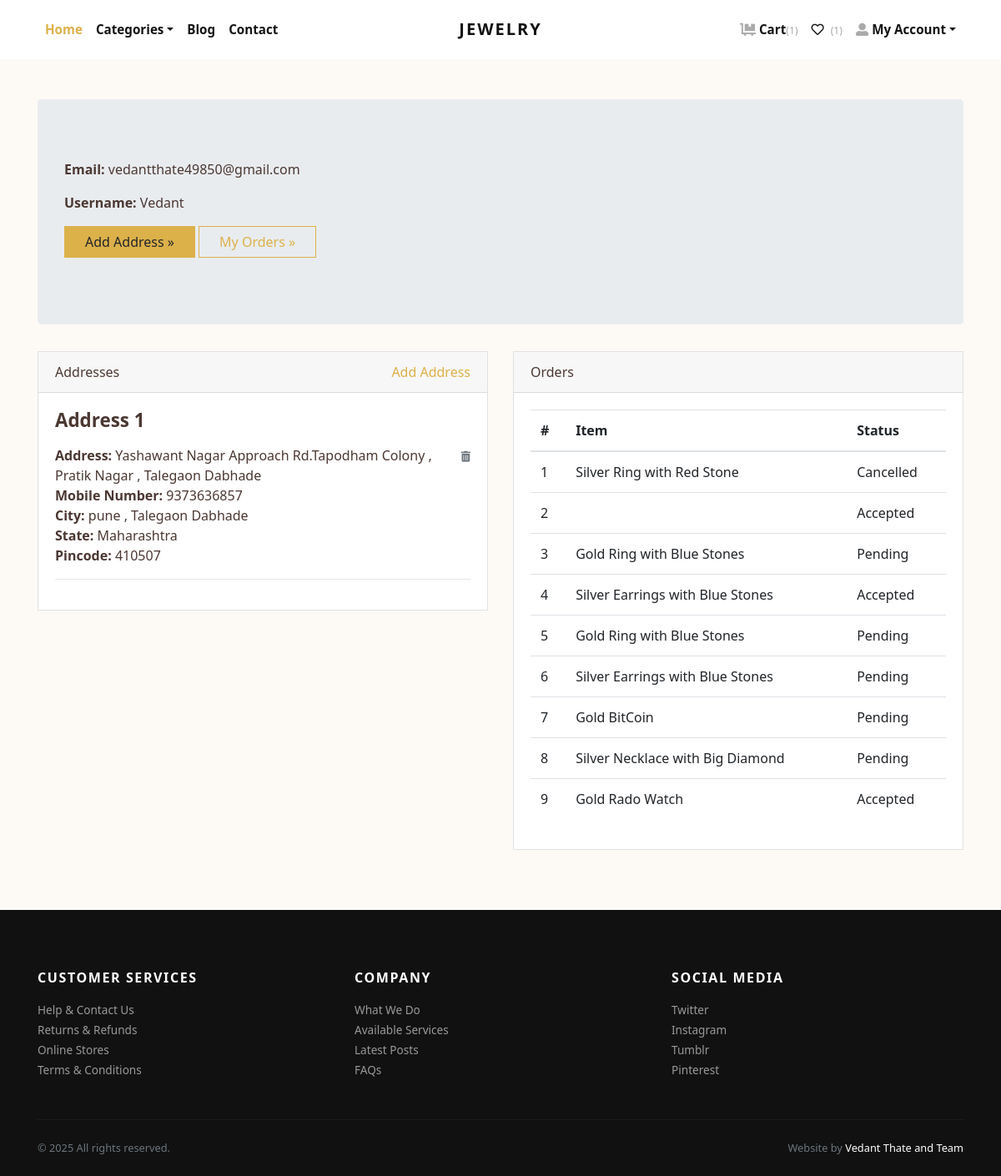
/accounts/profile/ (signed in), run on an earlier commit of the app's database.
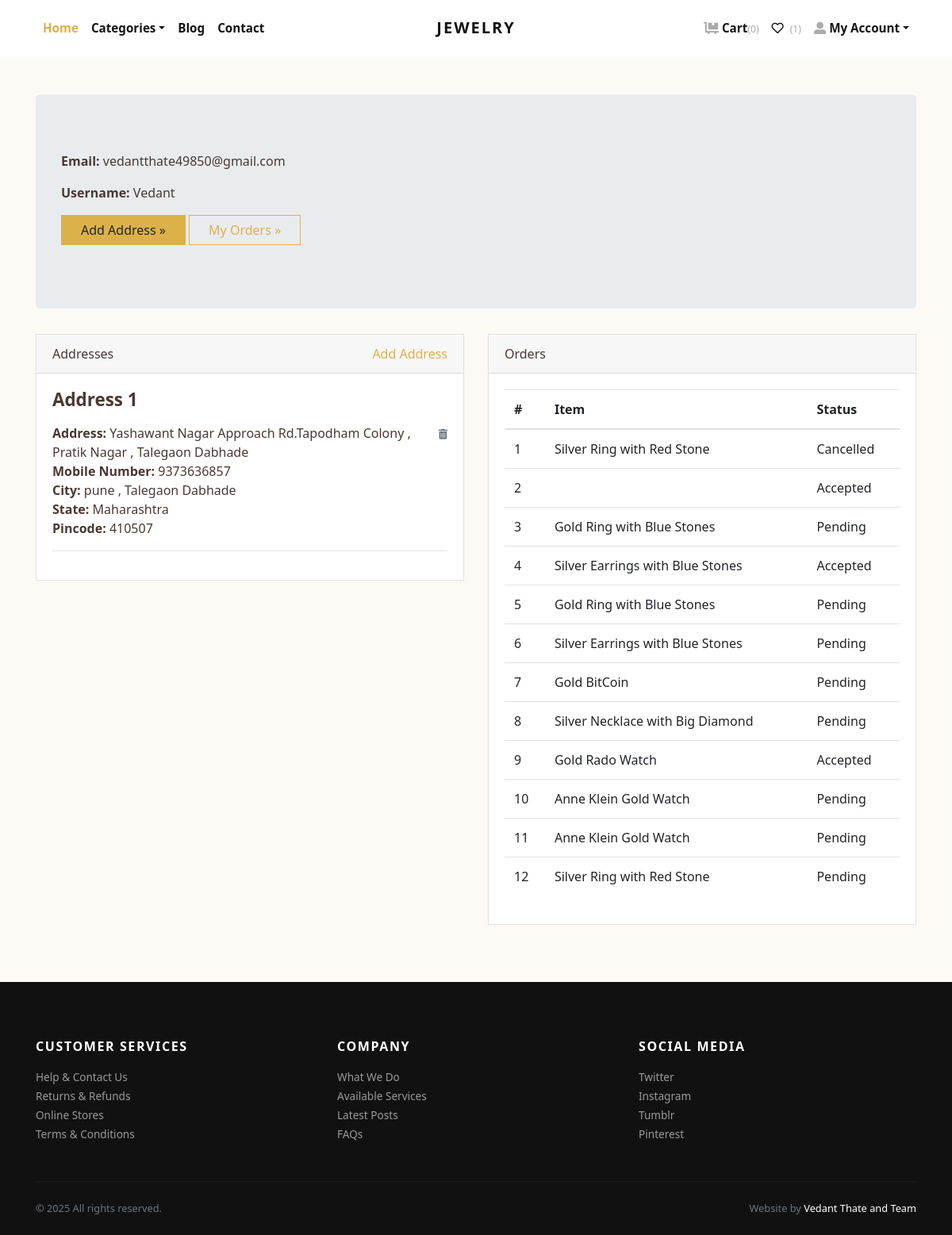
And on a later commit of the database.
### store/models.py (models this page shows, shortened)
class Address(models.Model):
    user = models.ForeignKey(User, verbose_name="User", on_delete=models.CASCADE)
    address = models.TextField(default="")
    user_phone_number = models.CharField(max_length=10,default="")
    city = models.CharField(max_length=100,default="")
    state = models.CharField(max_length=100,default="")
    pincode = models.CharField(max_length=10,default="")

class Order(models.Model):
    PAYMENT_METHODS = [
        ('COD', 'Cash on Delivery'),
        ('Online', 'Online Payment'),
    ]
    user = models.ForeignKey(User, verbose_name="User", on_delete=models.CASCADE)
    address = models.ForeignKey(Address, verbose_name="Shipping Address", on_delete=models.CASCADE)
    product = models.ForeignKey(Product, verbose_name="Product", on_delete=models.CASCADE, blank=True, null=True)
    quantity = models.PositiveIntegerField(verbose_name="Quantity", blank=True, null=True)
    amount = models.DecimalField(max_digits=10, decimal_places=2, verbose_name="Total Amount",default=0)
    shipping_charge = models.DecimalField(max_digits=10, decimal_places=2, default=99.00)
    ordered_date = models.DateTimeField(auto_now_add=True, verbose_name="Ordered Date")
    razorpay_order_id = models.CharField(max_length=100,null=True,blank=True)
    razorpay_payment_id = models.CharField(max_length=100,null=True,blank=True)
    razorepay_payment_signature = models.CharField(max_length=100,null=True,blank=True)
    payment_method = models.CharField(max_length=10, choices=PAYMENT_METHODS, default='COD')  # New field
    payment_status = models.CharField(max_length=20, default='Pending')  # Optional field
    tracking_uid = models.CharField(max_length=100, unique=True, blank=True, null=True)
    estimated_delivery = models.DateTimeField(null=True, blank=True)
    updated_at = models.DateTimeField(auto_now=True)
    status = models.CharField(
        choices=STATUS_CHOICES,
        max_length=50,
        default="Pending"
        )

class Product(models.Model):
    title = models.CharField(max_length=150, verbose_name="Product Title")
    slug = models.SlugField(max_length=160, verbose_name="Product Slug")
    sku = models.CharField(max_length=255, unique=True, verbose_name="Unique Product ID (SKU)")
    short_description = models.TextField(verbose_name="Short Description")
    detail_description = models.TextField(blank=True, null=True, verbose_name="Detail Description")
    product_image = models.ImageField(upload_to='product', blank=True, null=True, verbose_name="Product Image")
    price = models.DecimalField(max_digits=8, decimal_places=2)
    category = models.ForeignKey(Category, verbose_name="Product Categoy", on_delete=models.CASCADE)
    is_active = models.BooleanField(verbose_name="Is Active?")
    is_featured = models.BooleanField(verbose_name="Is Featured?")
    created_at = models.DateTimeField(auto_now_add=True, verbose_name="Created Date")
    updated_at = models.DateTimeField(auto_now=True, verbose_name="Updated Date")
    class Meta:
        verbose_name_plural = 'Products'
        ordering = ('-created_at', )

### store/views.py (the view)
# urls.py: path('accounts/profile/', views.profile, name="profile"),
@login_required
def profile(request):
    addresses = Address.objects.filter(user=request.user)
    orders = Order.objects.filter(user=request.user)
    return render(request, 'account/profile.html', {'addresses':addresses, 'orders':orders})

### store/context_preprocessors.py (called while the page is built)
def store_menu(request):
    categories = Category.objects.filter(is_active=True)
    context = {
        'categories_menu': categories,
    }
    return context

def cart_menu(request):
    if request.user.is_authenticated:
        cart_items= Cart.objects.filter(user=request.user)
        context = {
            'cart_items': cart_items,
        }
    else:
        context = {}
    return context

### templates/account/profile.html (shortened to what this page needs)
{% extends 'base.html' %}
{% load static %}
    {% block content %}
      <div class="container py-5">
        <div class="jumbotron">
          <p><strong>Email:</strong> {{request.user.email}}</p>
          <p><strong>Username:</strong> {{request.user.username}}</p>
          <p><a class="btn btn-primary btn-large" href="{% url 'store:add-address' %}">Add Address »</a> <a class="btn btn-outline-primary btn-large" href="{% url 'store:orders' %}">My Orders »</a></p>
        </div>
        <div class="row">
          <div class="col-lg-6">
            <div class="card mb-4" id="headings">
              <div class="card-header">Addresses <span class="float-right"><a href="{% url 'store:add-address' %}">Add Address</a></span></div>
              <div class="card-body">
                {% if addresses %}
                    {% for address in addresses %}
                        <h4 class="mb-3">Address {{forloop.counter}}</h4>
                        <span class="float-right"><a href="{% url 'store:remove-address' address.id %}"><i class="fas fa-trash-alt small text-muted"></i></a></span>
                        <p>
                            <strong>Address: </strong>{{address.address}} <br>
                            <strong>Mobile Number: </strong>{{address.user_phone_number}} <br>
                            <strong>City: </strong>{{address.city}} <br>
                            <strong>State: </strong>{{address.state}} <br>
                            <strong>Pincode: </strong>{{address.pincode}} <br>
                        </p>
                        <hr>
                    {% endfor %}
                {% else %}
                <div class="text-danger">
                  Address not Added.
                </div>
                {% endif %}
              </div>
            </div>
          </div>
          <div class="col-lg-6">
            <div class="card mb-4" id="tables">
              <div class="card-header">Orders</div>
              <div class="card-body">
                <table class="table table-hover">
                  <thead>
                    <tr>
                      <th>#</th>
                      <th>Item</th>
                      <th>Status</th>
                    </tr>
                  </thead>
                  <tbody>
                    {% if orders %}
                      {% for order in orders %}
                        <tr>
                          <td>{{forloop.counter}}</td>
                          <td>{{order.product.title}}</td>
                          <td>
                            {{order.status}}
                          </td>
                        </tr>
                      {% endfor %}
                    {% else %}
                    <tr>
                      <td class="text-danger" colspan="3">You've not Ordered anything yet.</td>
                    </tr>
                    {% endif %}
                  </tbody>
                </table>
              </div>
            </div>
          </div>
        </div>
      </div>
{% endblock content %}

### templates/navbar.html (shortened to what this page needs)
{% load static %}
      <header class="header bg-white">
        <div class="container px-0 px-lg-3">
          <nav class="navbar navbar-expand-lg navbar-light py-3 px-lg-0"><a class="navbar-brand" href="{% url 'store:home' %}"><span class="font-weight-bold text-uppercase text-dark">Jewelry</span></a>
            <div class="collapse navbar-collapse" id="navbarSupportedContent">
              <ul class="navbar-nav mr-auto">
                <li class="nav-item">
                  <a class="nav-link active" href="{% url 'store:home' %}">Home</a>
                </li>
                <li class="nav-item dropdown"><a class="nav-link dropdown-toggle" id="pagesDropdown" href="#" data-toggle="dropdown" aria-haspopup="true" aria-expanded="false">Categories</a>
                </li>
                <li class="nav-item">
                  <a class="nav-link" href="{% url 'store:blog_list' %}">Blog</a>
                </li>
                <li class="nav-item">
                  <a class="nav-link" href="{% url 'store:contact' %}">Contact</a>
                </li>
              </ul>
              <ul class="navbar-nav ml-auto">
                {% if request.user.is_authenticated %}
                  <li class="nav-item"><a class="nav-link" href="{% url 'store:cart' %}"> <i class="fas fa-dolly-flatbed mr-1 text-gray"></i>Cart<small class="text-gray">({{cart_items.count}})</small></a></li>
                  <li class="nav-item">
                    <a class="nav-link" href="{% url 'store:wishlist' %}">
                      <i class="far fa-heart mr-1"></i>
                      <small class="text-gray">({{ user.wishlist_set.count }})</small>
                    </a>
                  </li>
                  <li class="nav-item dropdown"><a class="nav-link dropdown-toggle" id="pagesDropdown" href="#" data-toggle="dropdown" aria-haspopup="true" aria-expanded="false"><i class="fas fa-user-alt mr-1 text-gray"></i>My Account</a></a>
                </li>
                {% else %}
                  <li class="nav-item"><a class="nav-link" href="{% url 'store:login' %}">Login</a></li>
                  <li class="nav-item"><a class="nav-link" href="{% url 'store:register' %}">Create Account</a></li>
                {% endif %}
              </ul>
            </div>
          </nav>
        </div>
      </header>

What changed in the data, as far as the page shows it:
added Order: product "Anne Klein Gold Watch", status "Pending"
added Order: product "Anne Klein Gold Watch", status "Pending"
added Order: product "Silver Ring with Red Stone", status "Pending"
Also different on the page:
{{ cart_items.count }}: "1" → "0"
